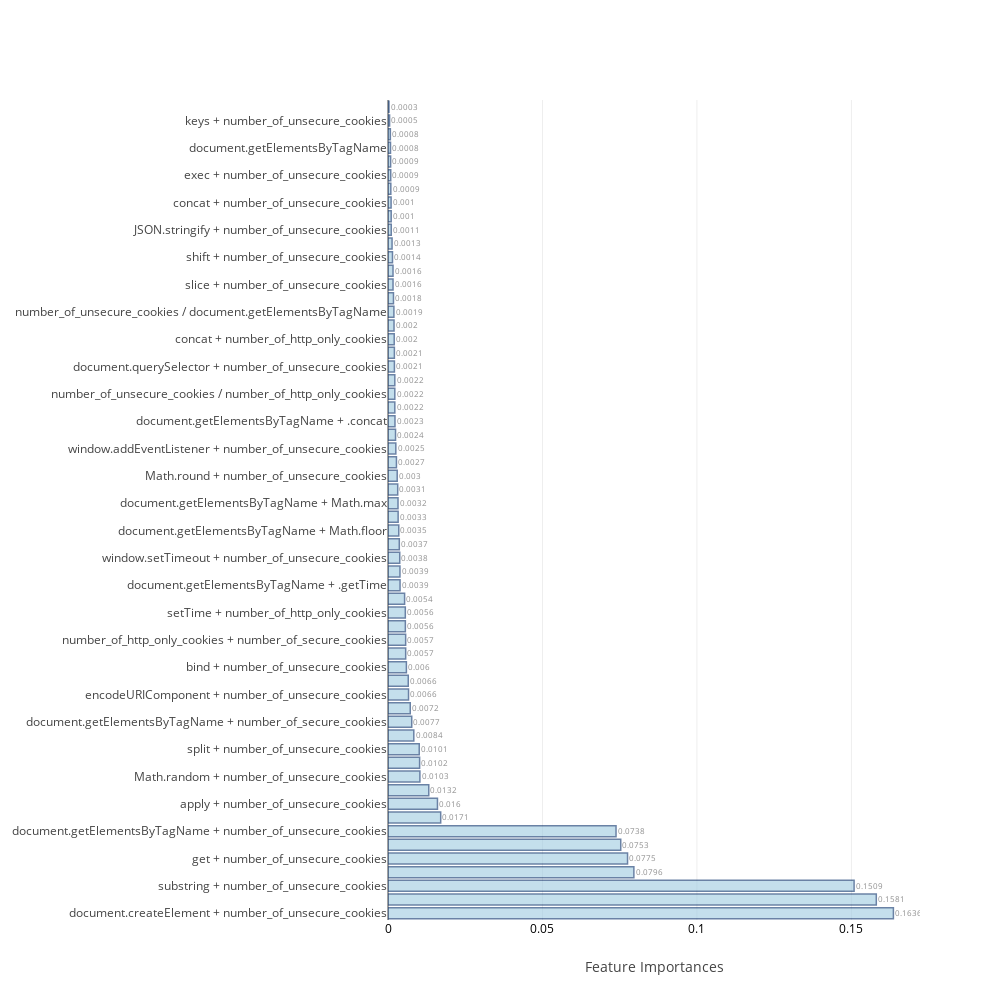

Notebook source saved alongside this figure:
### Code cell
feat_imp=[None]*4
j=0
for i in range(0,8):
    if i>=2 and i<=5:
        model,cm_train,cm_test,acc_train,acc_test,roc_auc,feat_imp[j]=f[i](X_train,Y_train,X_test,Y_test,feature_name)
        j=j+1
    else:
        model,cm_train,cm_test,acc_train,acc_test,roc_auc=f[i](X_train,Y_train,X_test,Y_test)
    table_80_60_train.loc[i]=   ([acc_train,cm_train.TP,cm_train.TN,cm_train.FP,cm_train.FN,cm_train.FPR,cm_train.FNR])
    table_80_60_test.loc[i] =   ([acc_test ,cm_test.TP, cm_test.TN, cm_test.FP, cm_test.FN, cm_test.FPR, cm_test.FNR,roc_auc])
    print("\n")

### Figure 1 — Plotly figure (JSON) as saved in the notebook; plotly's stock layout.template omitted (floating-point values rounded to 4 significant figures)
{"data": [{"marker": {"color": "rgb(158,202,225)", "line": {"color": "rgb(8,48,107)", "width": 1.5}}, "opacity": 0.6, "orientation": "h", "text": [0.1636, 0.1581, 0.1509, 0.0796, 0.0775, 0.0753, 0.0738, 0.0171, 0.016, 0.0132, 0.0103, 0.0102, 0.0101, 0.0084, 0.0077, 0.0072, 0.0066, 0.0066, 0.006, 0.0057, 0.0057, 0.0056, 0.0056, 0.0054, 0.0039, 0.0039, 0.0038, 0.0037, 0.0035, 0.0033, 0.0032, 0.0031, 0.003, 0.0027, 0.0025, 0.0024, 0.0023, 0.0022, 0.0022, 0.0022, 0.0021, 0.0021, 0.002, 0.002, 0.0019, 0.0018, 0.0016, 0.0016, 0.0014, 0.0013, 0.0011, 0.001, 0.001, 0.0009, 0.0009, 0.0009, 0.0008, 0.0008, 0.0005, 0.0003], "textposition": "outside", "type": "bar", "uid": "0280c827-93c0-44d3-9590-81d47ac507c2", "x": [0.1636, 0.1581, 0.1509, 0.07959, 0.07754, 0.07534, 0.07381, 0.01706, 0.01601, 0.0132, 0.01032, 0.01023, 0.01011, 0.008351, 0.007681, 0.007203, 0.006645, 0.006559, 0.005952, 0.005723, 0.005712, 0.005617, 0.005608, 0.005372, 0.003899, 0.003867, 0.003801, 0.003654, 0.003485, 0.00328, 0.003241, 0.003143, 0.002978, 0.002732, 0.00253, 0.00244, 0.002257, 0.002207, 0.002207, 0.002204, 0.002075, 0.002064, 0.00201, 0.001953, 0.00191, 0.00177, 0.001629, 0.001623, 0.001449, 0.001313, 0.00105, 0.001034, 0.001001, 0.0009133, 0.000882, 0.0008515, 0.0008095, 0.0007611, 0.0005143, 0.000314], "y": ["document.createElement + number_of_unsecure_cookies", "match + number_of_unsecure_cookies", "substring + number_of_unsecure_cookies", "test + number_of_unsecure_cookies", "get + number_of_unsecure_cookies", "Math.max + number_of_unsecure_cookies", "document.getElementsByTagName + number_of_unsecure_cookies", "number_of_unsecure_cookies / .push", "apply + number_of_unsecure_cookies", "number_of_unsecure_cookies / document.getElementById", "Math.random + number_of_unsecure_cookies", "window.addEventListener + number_of_http_only_cookies", "split + number_of_unsecure_cookies", "number_of_unsecure_cookies / document.createElement", "document.getElementsByTagName + number_of_secure_cookies", "getTime + number_of_http_only_cookies", "encodeURIComponent + number_of_unsecure_cookies", "document.getElementsByTagName + window.addEventListener", "bind + number_of_unsecure_cookies", "document.getElementsByTagName + number_of_http_only_cookies", "number_of_http_only_cookies + number_of_secure_cookies", "number_of_http_only_cookies + number_of_unsecure_cookies", "setTime + number_of_http_only_cookies", "getTime + number_of_secure_cookies", "document.getElementsByTagName + .getTime", "getTime + number_of_unsecure_cookies", "window.setTimeout + number_of_unsecure_cookies", "Math.floor + number_of_unsecure_cookies", "document.getElementsByTagName + Math.floor", "add + number_of_unsecure_cookies", "document.getElementsByTagName + Math.max", "document.getElementsByTagName / document.createElement", "Math.round + number_of_unsecure_cookies", "number_of_secure_cookies + number_of_unsecure_cookies", "window.addEventListener + number_of_unsecure_cookies", "decodeURIComponent + number_of_unsecure_cookies", "document.getElementsByTagName + .concat", "join + number_of_unsecure_cookies", "number_of_unsecure_cookies / number_of_http_only_cookies", "pop + number_of_unsecure_cookies", "document.querySelector + number_of_unsecure_cookies", "hasOwnProperty + number_of_unsecure_cookies", "concat + number_of_http_only_cookies", "forEach + number_of_unsecure_cookies", "number_of_unsecure_cookies / document.getElementsByTagName", "JSON.parse + number_of_unsecure_cookies", "slice + number_of_unsecure_cookies", "setTime + number_of_unsecure_cookies", "shift + number_of_unsecure_cookies", "trim + number_of_unsecure_cookies", "JSON.stringify + number_of_unsecure_cookies", "document.getElementsByTagName + .setTime", "concat + number_of_unsecure_cookies", "charAt + number_of_unsecure_cookies", "exec + number_of_unsecure_cookies", "isNaN + number_of_unsecure_cookies", "document.getElementsByTagName", "defineProperty + number_of_unsecure_cookies", "keys + number_of_unsecure_cookies", "number_of_unsecure_cookies"]}], "layout": {"autosize": false, "height": 1000, "width": 1000, "xaxis": {"tickfont": {"color": "black", "size": 12}, "title": "Feature Importances"}, "yaxis": {"automargin": true}}}
